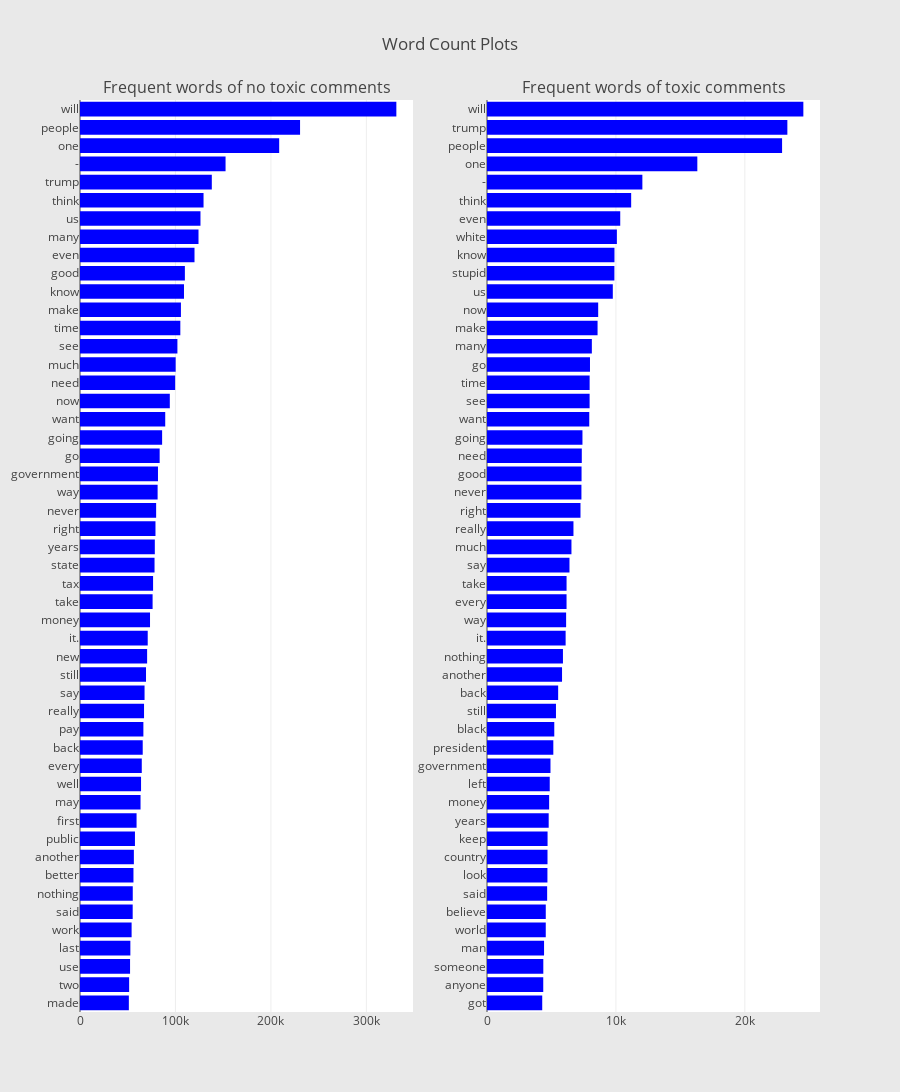

The cell this chart's notebook holds for it:
### Markdown cell above
There seem to be a variety of words in there. May be it is a good idea to look at the most frequent words in each of the classes separately.

**Word Frequency plot of sincere & insincere questions:****

### Code cell
from collections import defaultdict
train1_df = train_df[train_df["target"]==1]
train0_df = train_df[train_df["target"]==0]

## custom function for ngram generation ##
def generate_ngrams(text, n_gram=1):
    token = [token for token in text.lower().split(" ") if token != "" if token not in STOPWORDS]
    ngrams = zip(*[token[i:] for i in range(n_gram)])
    return [" ".join(ngram) for ngram in ngrams]

## custom function for horizontal bar chart ##
def horizontal_bar_chart(df, color):
    trace = go.Bar(
        y=df["word"].values[::-1],
        x=df["wordcount"].values[::-1],
        showlegend=False,
        orientation = 'h',
        marker=dict(
            color=color,
        ),
    )
    return trace

## Get the bar chart from sincere questions ##
freq_dict = defaultdict(int)
for sent in train0_df["comment_text"]:
    for word in generate_ngrams(sent):
        freq_dict[word] += 1
fd_sorted = pd.DataFrame(sorted(freq_dict.items(), key=lambda x: x[1])[::-1])
fd_sorted.columns = ["word", "wordcount"]
trace0 = horizontal_bar_chart(fd_sorted.head(50), 'blue')

## Get the bar chart from insincere questions ##
freq_dict = defaultdict(int)
for sent in train1_df["comment_text"]:
    for word in generate_ngrams(sent):
        freq_dict[word] += 1
fd_sorted = pd.DataFrame(sorted(freq_dict.items(), key=lambda x: x[1])[::-1])
fd_sorted.columns = ["word", "wordcount"]
trace1 = horizontal_bar_chart(fd_sorted.head(50), 'blue')

# Creating two subplots
fig = tools.make_subplots(rows=1, cols=2, vertical_spacing=0.04,
                          subplot_titles=["Frequent words of no toxic comments", 
                                          "Frequent words of toxic comments"])
fig.append_trace(trace0, 1, 1)
fig.append_trace(trace1, 1, 2)
fig['layout'].update(height=1200, width=900, paper_bgcolor='rgb(233,233,233)', title="Word Count Plots")
py.iplot(fig, filename='word-plots')

#plt.figure(figsize=(10,16))
#sns.barplot(x="ngram_count", y="ngram", data=fd_sorted.loc[:50,:], color="b")
#plt.title("Frequent words for Insincere Questions", fontsize=16)
#plt.show()

### Figure 1 — Plotly figure (JSON) as saved in the notebook; plotly's stock layout.template omitted (floating-point values rounded to 4 significant figures)
{"data": [{"marker": {"color": "blue"}, "orientation": "h", "showlegend": false, "type": "bar", "uid": "7493f533-1237-4af7-9ecd-2bf87df1e130", "x": [51176, 51480, 52445, 52749, 54067, 55191, 55264, 56002, 56429, 57561, 59259, 63418, 63949, 64702, 65704, 66390, 67082, 67634, 69150, 70310, 70943, 73350, 76047, 76555, 78088, 78373, 79064, 79761, 81313, 81692, 83444, 86029, 89282, 94075, 99676, 100206, 102045, 105097, 105726, 108938, 109870, 119957, 124144, 126204, 129409, 138074, 152484, 208646, 230525, 331389], "xaxis": "x", "y": ["made", "two", "use", "last", "work", "said", "nothing", "better", "another", "public", "first", "may", "well", "every", "back", "pay", "really", "say", "still", "new", "it.", "money", "take", "tax", "state", "years", "right", "never", "way", "government", "go", "going", "want", "now", "need", "much", "see", "time", "make", "know", "good", "even", "many", "us", "think", "trump", "-", "one", "people", "will"], "yaxis": "y"}, {"marker": {"color": "blue"}, "orientation": "h", "showlegend": false, "type": "bar", "uid": "acc38a6f-da5a-45d5-b467-d30606d48064", "x": [4284, 4363, 4368, 4426, 4558, 4559, 4666, 4687, 4693, 4698, 4785, 4820, 4867, 4924, 5144, 5219, 5350, 5520, 5821, 5891, 6099, 6137, 6171, 6172, 6398, 6551, 6707, 7252, 7325, 7335, 7353, 7405, 7932, 7959, 7962, 7989, 8133, 8577, 8625, 9759, 9881, 9887, 10075, 10335, 11183, 12052, 16315, 22889, 23299, 24539], "xaxis": "x2", "y": ["got", "anyone", "someone", "man", "world", "believe", "said", "look", "country", "keep", "years", "money", "left", "government", "president", "black", "still", "back", "another", "nothing", "it.", "way", "every", "take", "say", "much", "really", "right", "never", "good", "need", "going", "want", "see", "time", "go", "many", "make", "now", "us", "stupid", "know", "white", "even", "think", "-", "one", "people", "trump", "will"], "yaxis": "y2"}], "layout": {"annotations": [{"font": {"size": 16}, "showarrow": false, "text": "Frequent words of no toxic comments", "x": 0.225, "xanchor": "center", "xref": "paper", "y": 1, "yanchor": "bottom", "yref": "paper"}, {"font": {"size": 16}, "showarrow": false, "text": "Frequent words of toxic comments", "x": 0.775, "xanchor": "center", "xref": "paper", "y": 1, "yanchor": "bottom", "yref": "paper"}], "height": 1200, "paper_bgcolor": "rgb(233,233,233)", "title": {"text": "Word Count Plots"}, "width": 900, "xaxis": {"anchor": "y", "domain": [0, 0.45]}, "xaxis2": {"anchor": "y2", "domain": [0.55, 1]}, "yaxis": {"anchor": "x", "domain": [0, 1]}, "yaxis2": {"anchor": "x2", "domain": [0, 1]}}}
